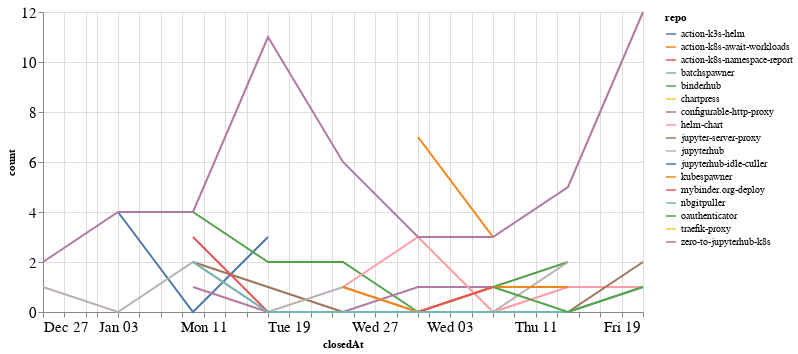

The notebook cell this image was saved under:
### Code cell
closed_by_time = closed_by.groupby('repo').resample('W', on='closedAt').count()['author'].reset_index()
closed_by_time = closed_by_time.rename(columns={'author': 'count'})

alt.Chart(closed_by_time, width=600).mark_line().encode(
    x='closedAt',
    y='count',
    color='repo',
    tooltip="repo"
)

### Figure 1 — Vega-Lite specification as saved in the notebook (floating-point values rounded to 4 significant figures)
{"config": {"axisLeft": {"labelFontSize": 15}, "axisBottom": {"labelFontSize": 15}}, "data": {"name": "data-d98ffe9d1a3d9c2053a96654a7893ed2"}, "mark": "line", "encoding": {"color": {"type": "nominal", "field": "repo"}, "tooltip": {"type": "nominal", "field": "repo"}, "x": {"type": "temporal", "field": "closedAt"}, "y": {"type": "quantitative", "field": "count"}}, "width": 600, "$schema": "https://vega.github.io/schema/vega-lite/v4.8.1.json", "datasets": {"data-d98ffe9d1a3d9c2053a96654a7893ed2": [{"repo": "action-k3s-helm", "closedAt": "2021-01-03T00:00:00", "count": 4}, {"repo": "action-k3s-helm", "closedAt": "2021-01-10T00:00:00", "count": 0}, {"repo": "action-k3s-helm", "closedAt": "2021-01-17T00:00:00", "count": 3}, {"repo": "action-k8s-await-workloads", "closedAt": "2021-01-31T00:00:00", "count": 7}, {"repo": "action-k8s-await-workloads", "closedAt": "2021-02-07T00:00:00", "count": 3}, {"repo": "action-k8s-namespace-report", "closedAt": "2021-02-07T00:00:00", "count": 1}, {"repo": "batchspawner", "closedAt": "2021-01-31T00:00:00", "count": 4}, {"repo": "binderhub", "closedAt": "2021-01-10T00:00:00", "count": 4}, {"repo": "binderhub", "closedAt": "2021-01-17T00:00:00", "count": 2}, {"repo": "binderhub", "closedAt": "2021-01-24T00:00:00", "count": 2}, {"repo": "binderhub", "closedAt": "2021-01-31T00:00:00", "count": 0}, {"repo": "binderhub", "closedAt": "2021-02-07T00:00:00", "count": 1}, {"repo": "binderhub", "closedAt": "2021-02-14T00:00:00", "count": 2}, {"repo": "chartpress", "closedAt": "2021-01-24T00:00:00", "count": 1}, {"repo": "configurable-http-proxy", "closedAt": "2021-01-10T00:00:00", "count": 1}, {"repo": "configurable-http-proxy", "closedAt": "2021-01-17T00:00:00", "count": 0}, {"repo": "configurable-http-proxy", "closedAt": "2021-01-24T00:00:00", "count": 0}, {"repo": "configurable-http-proxy", "closedAt": "2021-01-31T00:00:00", "count": 1}, {"repo": "configurable-http-proxy", "closedAt": "2021-02-07T00:00:00", "count": 1}, {"repo": "configurable-http-proxy", "closedAt": "2021-02-14T00:00:00", "count": 1}, {"repo": "helm-chart", "closedAt": "2021-01-24T00:00:00", "count": 1}, {"repo": "helm-chart", "closedAt": "2021-01-31T00:00:00", "count": 3}, {"repo": "helm-chart", "closedAt": "2021-02-07T00:00:00", "count": 0}, {"repo": "helm-chart", "closedAt": "2021-02-14T00:00:00", "count": 1}, {"repo": "helm-chart", "closedAt": "2021-02-21T00:00:00", "count": 1}, {"repo": "jupyter-server-proxy", "closedAt": "2021-01-10T00:00:00", "count": 2}, {"repo": "jupyter-server-proxy", "closedAt": "2021-01-17T00:00:00", "count": 1}, {"repo": "jupyter-server-proxy", "closedAt": "2021-01-24T00:00:00", "count": 0}, {"repo": "jupyter-server-proxy", "closedAt": "2021-01-31T00:00:00", "count": 0}, {"repo": "jupyter-server-proxy", "closedAt": "2021-02-07T00:00:00", "count": 0}, {"repo": "jupyter-server-proxy", "closedAt": "2021-02-14T00:00:00", "count": 0}, {"repo": "jupyter-server-proxy", "closedAt": "2021-02-21T00:00:00", "count": 2}, {"repo": "jupyterhub", "closedAt": "2020-12-27T00:00:00", "count": 1}, {"repo": "jupyterhub", "closedAt": "2021-01-03T00:00:00", "count": 0}, {"repo": "jupyterhub", "closedAt": "2021-01-10T00:00:00", "count": 2}, {"repo": "jupyterhub", "closedAt": "2021-01-17T00:00:00", "count": 0}, {"repo": "jupyterhub", "closedAt": "2021-01-24T00:00:00", "count": 1}, {"repo": "jupyterhub", "closedAt": "2021-01-31T00:00:00", "count": 0}, {"repo": "jupyterhub", "closedAt": "2021-02-07T00:00:00", "count": 0}, {"repo": "jupyterhub", "closedAt": "2021-02-14T00:00:00", "count": 2}, {"repo": "jupyterhub-idle-culler", "closedAt": "2021-01-31T00:00:00", "count": 1}, {"repo": "kubespawner", "closedAt": "2021-01-24T00:00:00", "count": 1}, {"repo": "kubespawner", "closedAt": "2021-01-31T00:00:00", "count": 0}, {"repo": "kubespawner", "closedAt": "2021-02-07T00:00:00", "count": 1}, {"repo": "kubespawner", "closedAt": "2021-02-14T00:00:00", "count": 1}, {"repo": "mybinder.org-deploy", "closedAt": "2021-01-10T00:00:00", "count": 3}, {"repo": "mybinder.org-deploy", "closedAt": "2021-01-17T00:00:00", "count": 0}, {"repo": "mybinder.org-deploy", "closedAt": "2021-01-24T00:00:00", "count": 0}, {"repo": "mybinder.org-deploy", "closedAt": "2021-01-31T00:00:00", "count": 0}, {"repo": "mybinder.org-deploy", "closedAt": "2021-02-07T00:00:00", "count": 1}, {"repo": "nbgitpuller", "closedAt": "2021-01-10T00:00:00", "count": 2}, {"repo": "nbgitpuller", "closedAt": "2021-01-17T00:00:00", "count": 0}, {"repo": "nbgitpuller", "closedAt": "2021-01-24T00:00:00", "count": 0}, {"repo": "nbgitpuller", "closedAt": "2021-01-31T00:00:00", "count": 0}, {"repo": "nbgitpuller", "closedAt": "2021-02-07T00:00:00", "count": 0}, {"repo": "nbgitpuller", "closedAt": "2021-02-14T00:00:00", "count": 0}, {"repo": "nbgitpuller", "closedAt": "2021-02-21T00:00:00", "count": 1}, {"repo": "oauthenticator", "closedAt": "2021-02-07T00:00:00", "count": 1}, {"repo": "oauthenticator", "closedAt": "2021-02-14T00:00:00", "count": 0}, {"repo": "oauthenticator", "closedAt": "2021-02-21T00:00:00", "count": 1}, {"repo": "traefik-proxy", "closedAt": "2021-02-21T00:00:00", "count": 1}, {"repo": "zero-to-jupyterhub-k8s", "closedAt": "2020-12-27T00:00:00", "count": 2}, {"repo": "zero-to-jupyterhub-k8s", "closedAt": "2021-01-03T00:00:00", "count": 4}, {"repo": "zero-to-jupyterhub-k8s", "closedAt": "2021-01-10T00:00:00", "count": 4}, {"repo": "zero-to-jupyterhub-k8s", "closedAt": "2021-01-17T00:00:00", "count": 11}, {"repo": "zero-to-jupyterhub-k8s", "closedAt": "2021-01-24T00:00:00", "count": 6}, {"repo": "zero-to-jupyterhub-k8s", "closedAt": "2021-01-31T00:00:00", "count": 3}, {"repo": "zero-to-jupyterhub-k8s", "closedAt": "2021-02-07T00:00:00", "count": 3}, {"repo": "zero-to-jupyterhub-k8s", "closedAt": "2021-02-14T00:00:00", "count": 5}, {"repo": "zero-to-jupyterhub-k8s", "closedAt": "2021-02-21T00:00:00", "count": 12}]}}
